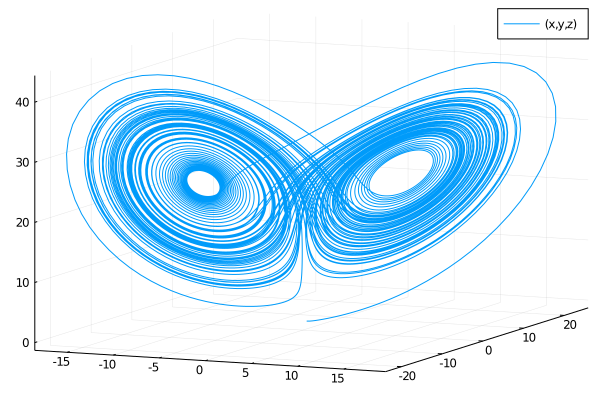

Here is the Julia script that generated this plot:
using Pkg
Pkg.add("ParameterizedFunctions")
Pkg.add("DifferentialEquations")
Pkg.add("GR")
Pkg.add("Plots")
Pkg.add("Gnuplot")
Pkg.add("CPUTime")
using ParameterizedFunctions, DifferentialEquations
using Plots
using Gnuplot, LinearAlgebra
using CPUTime

g = @ode_def LorenzExample begin
    dx = p*(y-x) 
    dy = x*(r-z) - y
    dz = x*y - b*z
  end p r b

u0 = [0.0;1.01;0.0]
tspan = (0.0,100.0)
p = [10.0,25.0,7/3]
prob = ODEProblem(g,u0,tspan,p)

@CPUtime sol = solve(prob,Tsit5(),reltol=1e-8,abstol=1e-8)
# @CPUtime sol = solve(prob,Tsit5())
# @CPUtime sol = solve(prob)

# plot using Plots
function plt()
    gr()
    plot(sol,vars=(1,2,3))
    savefig("lorenz.png")
end

# plot using Gnuplot
function pltgnu()
    x, y, z = sol[1,:], sol[2,:], sol[3,:]
    tempo = sol.t
    @gsp "set xyplane at -3" "set auto fix" "set grid" :-
    @gsp :- x y z tempo "w l notit lc palette" #palette(:plasma)
    @gsp :- "set title 'Lorenz attractor'" "set cblabel 'time'"
    @gsp :- xlab = "x" ylab = "y" zlab = "z"
    save(term="pngcairo size 640,480", output="lorenz_gnu.png")
end

# @CPUtime plt()
@CPUtime pltgnu()